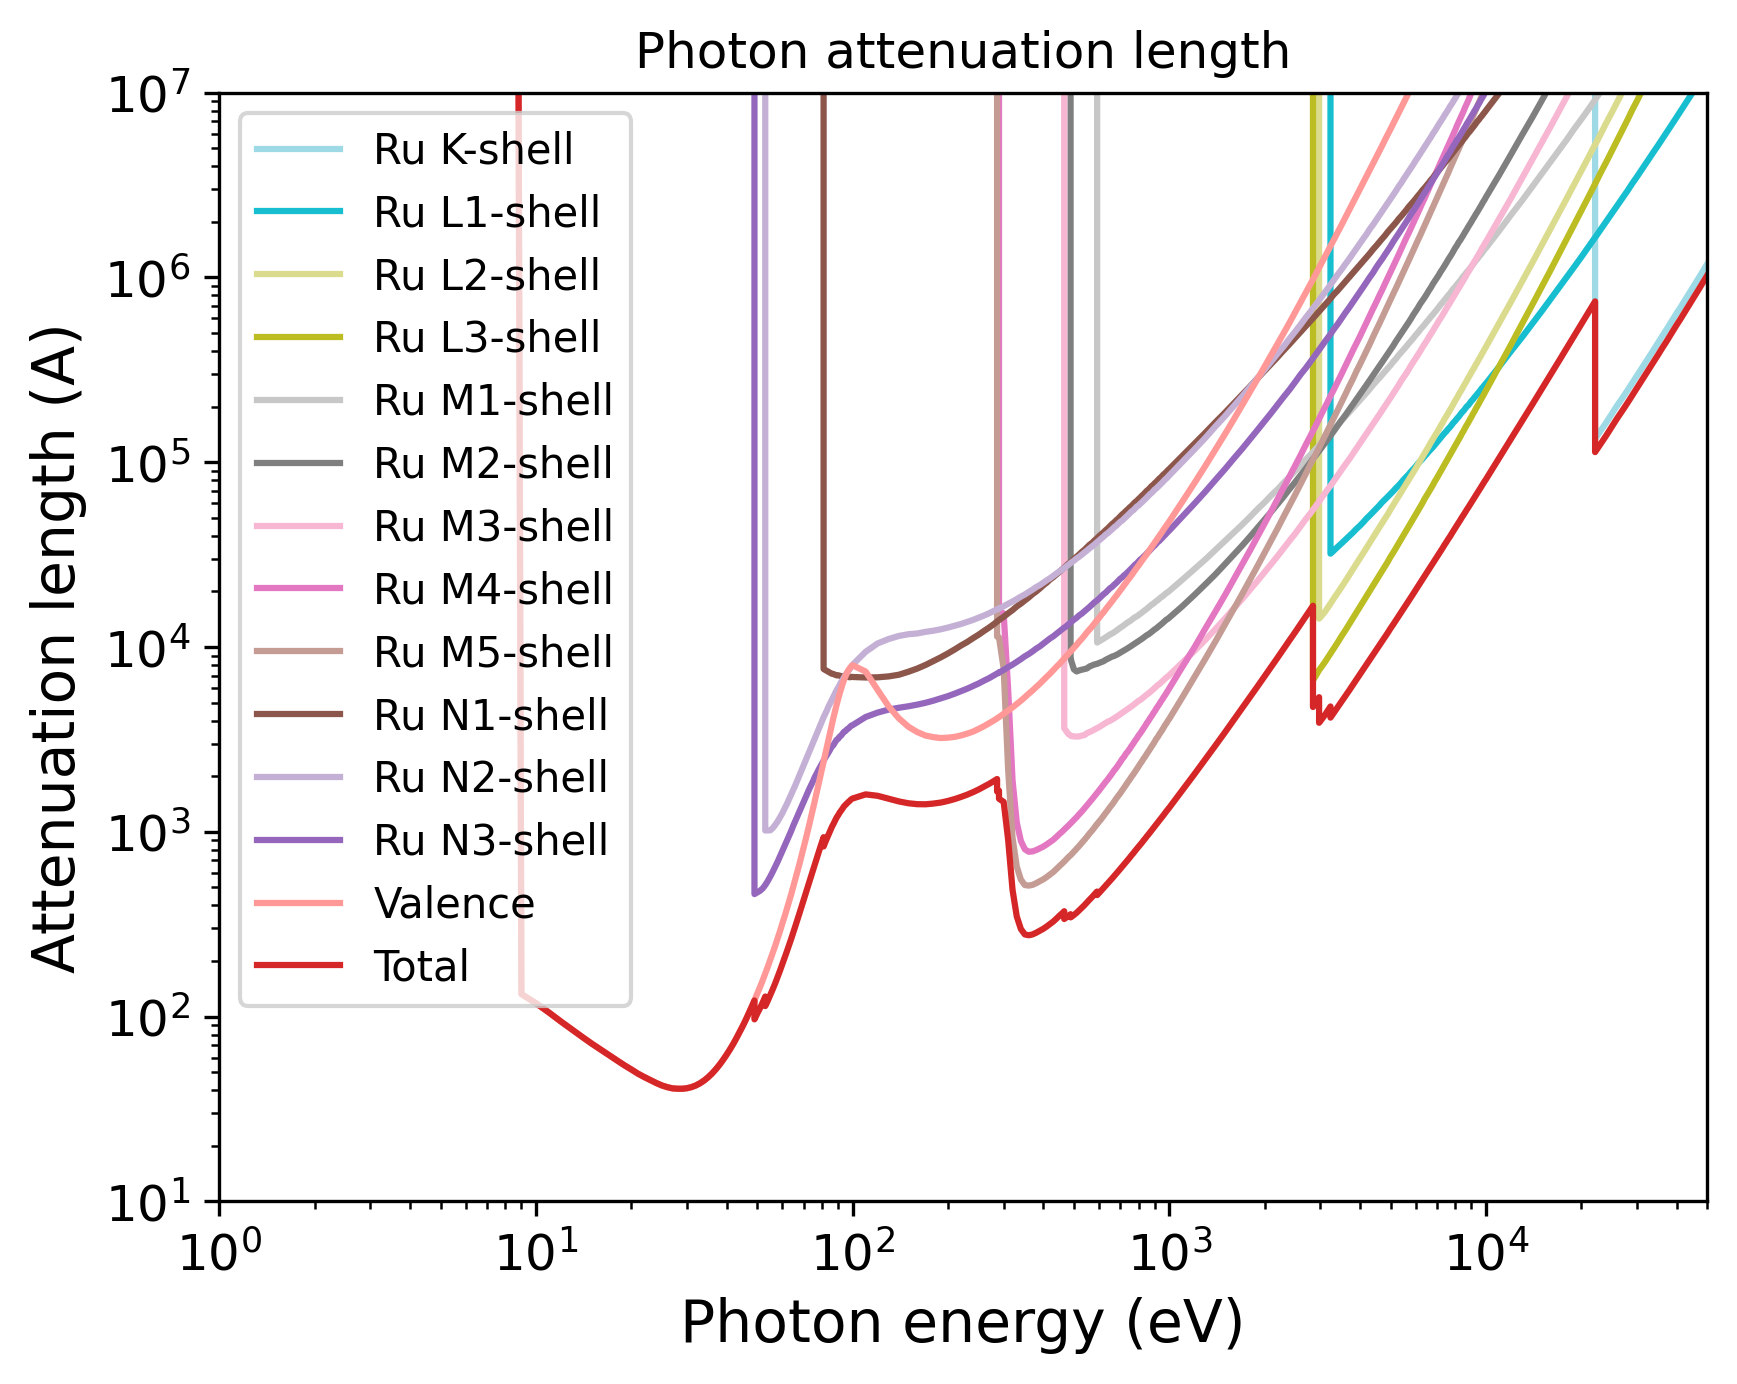

Generate this figure with Python:
import pandas as pd
import numpy as np
import matplotlib.pyplot as plt
import matplotlib.cm as cm
# Set the format:
plt.xlabel("Photon energy (eV)", fontsize=14)
plt.ylabel("Attenuation length (A)", fontsize=14)
plt.xticks(fontsize=12)
plt.yticks(fontsize=12)
plt.grid(False)
# Set the axes:
# Read the output file:
df = pd.read_csv(r"OUTPUT_Ru_Photon_IMFP.dat", sep=r'\s+', header=None, comment="#", skipinitialspace=True)
plt.xscale("log")
plt.yscale("log")
# Prepare the plot:
columns_to_plot = [ 1, 2, 3, 4, 5, 6, 7, 8, 9, 10, 11, 12, 13, 14]
labels = [ "Ru K-shell", "Ru L1-shell", "Ru L2-shell", "Ru L3-shell", "Ru M1-shell", "Ru M2-shell", "Ru M3-shell", "Ru M4-shell", "Ru M5-shell", "Ru N1-shell", "Ru N2-shell", "Ru N3-shell", "Valence", "Total"]
# Create N distinct colors from a colormap
N = len(columns_to_plot)
colors = plt.cm.tab20(np.linspace(1, 0, 20))
# Set line styles:
linestyles = [ "-", "-", "-", "-", "-", "-", "-", "-", "-", "-", "-", "-", "-", "-"]
for i, col in enumerate(columns_to_plot):
    color = colors[i % len(colors)]
    ls    = linestyles[i % len(linestyles)]
    label = labels[i % len(labels)]
    plt.plot(df.iloc[:, 0], df.iloc[:, col],
    color=color,
    label=label,
    linestyle=ls)
plt.xlim(1.00000000,50000.00000000)
plt.ylim(10.00000000,10000000.00000000)
plt.title("Photon attenuation length")
plt.legend(loc="best", fontsize=10)
# Save the plot in this format:
plt.savefig("OUTPUT_MFP_photon.png", dpi=300, bbox_inches="tight")
